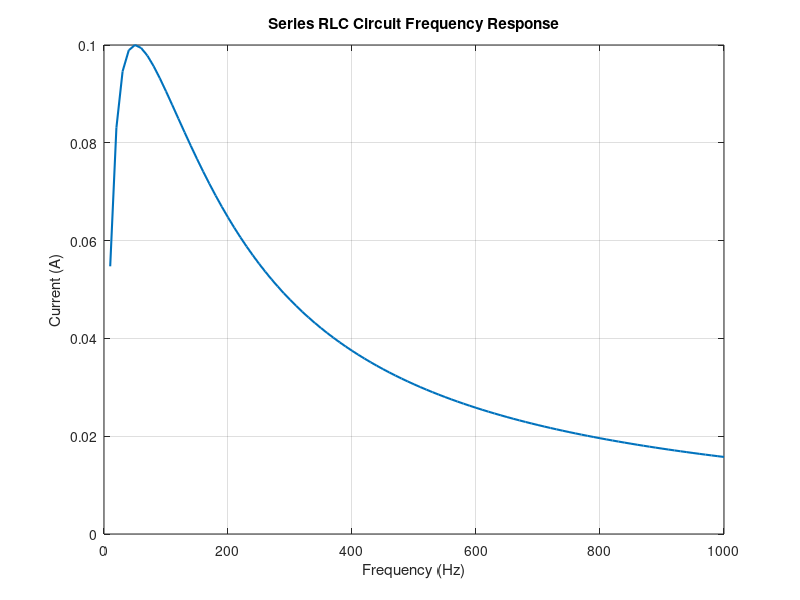

The MATLAB script that drew this image:

clc;
clear;
close all;


R = 100;
L = 0.1;
C = 100e-6;

f = 10:10:1000;
w = 2*pi*f;

XL = w*L;
XC = 1./(w*C);

Z = sqrt(R^2 + (XL - XC).^2);

V = 10;
I = V./Z;

plot(f, I, 'LineWidth', 1.5);

grid on;
xlabel('Frequency (Hz)');
ylabel('Current (A)');
title('Series RLC Circuit Frequency Response');
